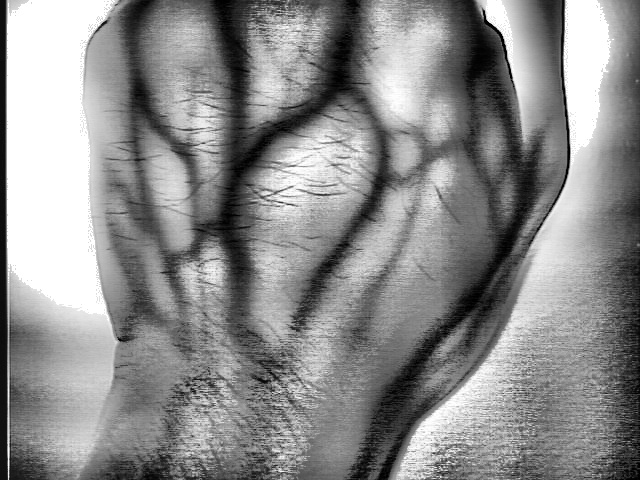
//> input picture exsic237/clahe.jpg, 640 x 480 px
$ ./main   (built with g++ and OpenCV 4)
//> lines starting //> are read from the running program, lines starting //| are printed output that depends on the picture; after the words box and inside, x2 and y2 are one past the last pixel; in counts of white or black regions, pixels touching at a corner belong together
#include <iostream>
#include <opencv2/opencv.hpp>

using namespace cv;
using namespace std;

//核心思想：检测强度（0-255）突然变化和模糊子区域，创建了一个虚构的矩形（1x9像素）遍历图像。
//对于矩形的每一个移动,读取9个垂直像素，并检查强度的突然增量（在这种情况下为30），并用滤波模糊尖刺部分

int main()
{
    Mat image;
    image = imread("clahe.jpg", IMREAD_GRAYSCALE);
//> image is the input picture: 480 rows x 640 cols, CV_8UC1; min 0, max 255, mean 140.3
	imshow("src",image);
    if (image.data==NULL)
        cout << "Img not found" << endl;
    namedWindow("hand", WINDOW_AUTOSIZE);
    Mat orig = image.clone();
    threshold(image, image, 180, 255, THRESH_BINARY);
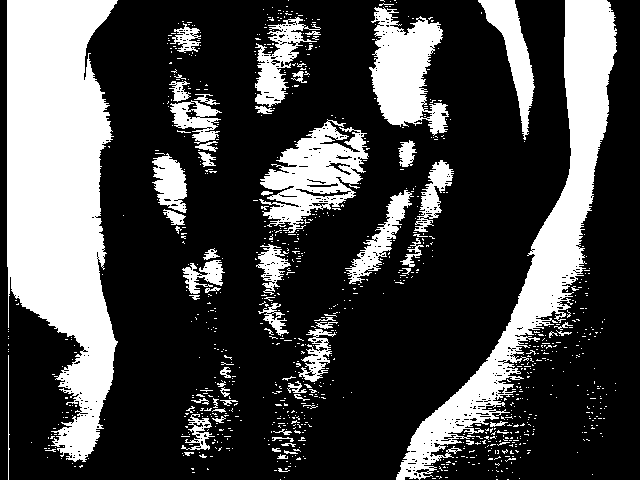
//> image: 480 rows x 640 cols, CV_8UC1; 27.9% white; 966 white regions (901 under 20 px), largest, box (x1, y1, x2, y2) and area: (7, 0, 118, 462) 35062, (396, 0, 617, 480) 19494, (259, 119, 369, 233) 5930

    int height = 8;
    for(int x=0;x<image.cols;x++)  //两个for循环设定1*8 的矩形算子移动的轨迹
        for (int y = height / 2; y < image.rows - height / 2; y++)
        {
            int whiteToBlack = 0, blackToWhite = 0;
            for (int rectY = y - height / 2; rectY < y + height / 2 - 1; rectY++) //这个for 比较矩形算子内部的像素的前后是否有跳变现象
                if (image.at<uchar>(rectY, x) > image.at<uchar>(rectY + 1, x) && image.at<uchar>(rectY, x) - image.at<uchar>(rectY + 1, x) > 30)
                    whiteToBlack++; //统计跳变的类型和个数
                else if (image.at<uchar>(rectY, x) < image.at<uchar>(rectY + 1, x) && image.at<uchar>(rectY + 1, x) - image.at<uchar>(rectY, x) > 30)
                    blackToWhite++;
            if (whiteToBlack > 0 && blackToWhite > 0)
                for (int rectY = y - height / 4; rectY < y + height / 4 - 1; rectY++)
            blur(orig(Rect(x, y - height / 2, 4, height + 1)), orig(Rect(x, y - height / 2, 4, height + 1)),Size(3,3)); //对当前的矩形算子内部进行滤波模糊，从而达到去除背毛的作用
        }
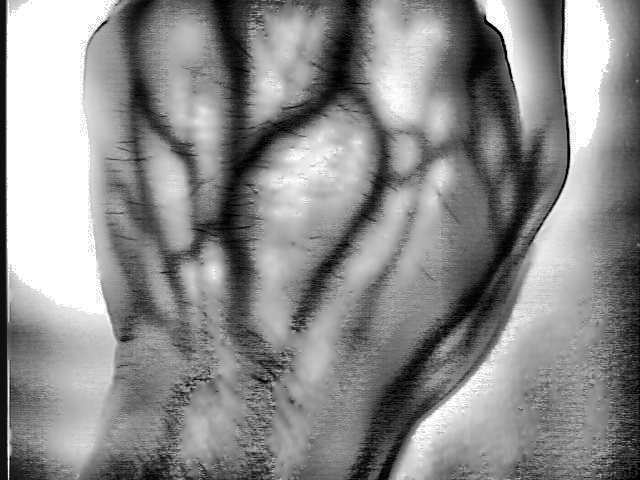
//> orig: 480 rows x 640 cols, CV_8UC1; min 0, max 255, mean 140

    imshow("hand", orig);
    waitKey(0);
}
